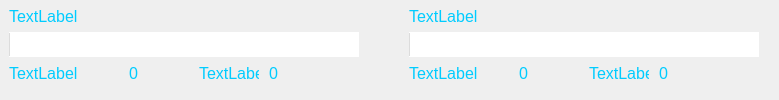
      <widget class="QWidget" name="mem_2" native="true">
       <property name="sizePolicy">
        <sizepolicy hsizetype="Preferred" vsizetype="Preferred">
         <horstretch>0</horstretch>
         <verstretch>0</verstretch>
        </sizepolicy>
       </property>
       <property name="minimumSize">
        <size>
         <width>0</width>
         <height>0</height>
        </size>
       </property>
       <property name="maximumSize">
        <size>
         <width>16777215</width>
         <height>16777215</height>
        </size>
       </property>
       <property name="styleSheet">
        <string notr="true">QWidget#mem_2{
color: rgb(255, 255, 255);
border-bottom:1px solid #01ADDE;
border-right:1px solid #01ADDE;
border-left:1px solid #01ADDE;
border-radius:opx;font:13pt;
}</string>
       </property>
       <layout class="QHBoxLayout" name="horizontalLayout_13">
        <property name="spacing">
         <number>10</number>
        </property>
        <property name="leftMargin">
         <number>9</number>
        </property>
        <property name="topMargin">
         <number>0</number>
        </property>
        <property name="bottomMargin">
         <number>9</number>
        </property>
        <item>
         <layout class="QVBoxLayout" name="verticalLayout_4">
          <property name="spacing">
           <number>0</number>
          </property>
          <item>
           <widget class="QLabel" name="lblMemName">
            <property name="minimumSize">
             <size>
              <width>70</width>
              <height>30</height>
             </size>
            </property>
            <property name="maximumSize">
             <size>
              <width>16777215</width>
              <height>30</height>
             </size>
            </property>
            <property name="font">
             <font>
              <pointsize>12</pointsize>
             </font>
            </property>
            <property name="styleSheet">
             <string notr="true">color: #00CCFF;</string>
            </property>
            <property name="text">
             <string>TextLabel</string>
            </property>
            <property name="alignment">
             <set>Qt::AlignLeading|Qt::AlignLeft|Qt::AlignVCenter</set>
            </property>
           </widget>
          </item>
          <item>
           <widget class="QProgressBar" name="progressBar">
            <property name="minimumSize">
             <size>
              <width>350</width>
              <height>25</height>
             </size>
            </property>
            <property name="maximumSize">
             <size>
              <width>350</width>
              <height>25</height>
             </size>
            </property>
            <property name="font">
             <font>
              <pointsize>13</pointsize>
              <weight>75</weight>
              <bold>true</bold>
             </font>
            </property>
            <property name="styleSheet">
             <string notr="true">QProgressBar{
        border: 0px solid white;
		 color: white;
        /*height:20px;*/
        text-align: center;
        border-image: url(:/image/pros_bg.png);
}
QProgressBar::chunk {
        /*border: none;*/
        border-image: url(:/image/pros_chunk.png);

      /*border-radius:1px;
       border:1px solid #00E4FF;
       background-color:#00E4FF;
       width:1px;
     margin:0.5px;*/
    margin-top: 5px;
    margin-right:1 2px;
    margin-bottom: 5px;
    margin-left: 12px;
}</string>
            </property>
            <property name="value">
             <number>0</number>
            </property>
            <property name="textVisible">
             <bool>true</bool>
            </property>
           </widget>
          </item>
          <item>
           <layout class="QHBoxLayout" name="horizontalLayout_9">
            <property name="spacing">
             <number>10</number>
            </property>
            <property name="rightMargin">
             <number>0</number>
            </property>
            <item>
             <layout class="QHBoxLayout" name="horizontalLayout_7">
              <item>
               <widget class="QLabel" name="lblMemsurplus">
                <property name="minimumSize">
                 <size>
                  <width>110</width>
                  <height>30</height>
                 </size>
                </property>
                <property name="maximumSize">
                 <size>
                  <width>110</width>
                  <height>30</height>
                 </size>
                </property>
                <property name="font">
                 <font>
                  <pointsize>12</pointsize>
                 </font>
                </property>
                <property name="styleSheet">
                 <string notr="true">color: #00CCFF;
</string>
                </property>
                <property name="text">
                 <string>TextLabel</string>
                </property>
                <property name="alignment">
                 <set>Qt::AlignLeading|Qt::AlignLeft|Qt::AlignVCenter</set>
                </property>
               </widget>
              </item>
              <item>
               <widget class="QLabel" name="lblMemsurplusVal">
                <property name="minimumSize">
                 <size>
                  <width>60</width>
                  <height>30</height>
                 </size>
                </property>
                <property name="maximumSize">
                 <size>
                  <width>60</width>
                  <height>30</height>
                 </size>
                </property>
                <property name="font">
                 <font>
                  <pointsize>12</pointsize>
                 </font>
                </property>
                <property name="styleSheet">
                 <string notr="true">color: #00CCFF;</string>
                </property>
                <property name="text">
                 <string>0</string>
                </property>
                <property name="alignment">
                 <set>Qt::AlignLeading|Qt::AlignLeft|Qt::AlignVCenter</set>
                </property>
               </widget>
              </item>
             </layout>
            </item>
            <item>
             <layout class="QHBoxLayout" name="horizontalLayout_8">
              <item>
               <widget class="QLabel" name="lblMemtotal">
                <property name="minimumSize">
                 <size>
                  <width>60</width>
                  <height>30</height>
                 </size>
                </property>
                <property name="maximumSize">
                 <size>
                  <width>60</width>
                  <height>30</height>
                 </size>
                </property>
                <property name="font">
                 <font>
                  <pointsize>12</pointsize>
                 </font>
                </property>
                <property name="styleSheet">
                 <string notr="true">color: #00CCFF;</string>
                </property>
                <property name="text">
                 <string>TextLabel</string>
                </property>
                <property name="alignment">
                 <set>Qt::AlignLeading|Qt::AlignLeft|Qt::AlignVCenter</set>
                </property>
               </widget>
              </item>
              <item>
               <widget class="QLabel" name="lblMemtotalVal">
                <property name="minimumSize">
                 <size>
                  <width>60</width>
                  <height>30</height>
                 </size>
                </property>
                <property name="maximumSize">
                 <size>
                  <width>60</width>
                  <height>30</height>
                 </size>
                </property>
                <property name="font">
                 <font>
                  <pointsize>12</pointsize>
                 </font>
                </property>
                <property name="styleSheet">
                 <string notr="true">color: #00CCFF;</string>
                </property>
                <property name="text">
                 <string>0</string>
                </property>
                <property name="alignment">
                 <set>Qt::AlignLeading|Qt::AlignLeft|Qt::AlignVCenter</set>
                </property>
               </widget>
              </item>
             </layout>
            </item>
            <item>
             <spacer name="horizontalSpacer_10">
              <property name="orientation">
               <enum>Qt::Horizontal</enum>
              </property>
              <property name="sizeType">
               <enum>QSizePolicy::Preferred</enum>
              </property>
              <property name="sizeHint" stdset="0">
               <size>
                <width>40</width>
                <height>20</height>
               </size>
              </property>
             </spacer>
            </item>
           </layout>
          </item>
         </layout>
        </item>
        <item>
         <spacer name="horizontalSpacer_9">
          <property name="orientation">
           <enum>Qt::Horizontal</enum>
          </property>
          <property name="sizeHint" stdset="0">
           <size>
            <width>40</width>
            <height>20</height>
           </size>
          </property>
         </spacer>
        </item>
        <item>
         <widget class="QWidget" name="wgtSD" native="true">
          <property name="minimumSize">
           <size>
            <width>0</width>
            <height>75</height>
           </size>
          </property>
          <property name="maximumSize">
           <size>
            <width>350</width>
            <height>16777215</height>
           </size>
          </property>
          <layout class="QVBoxLayout" name="verticalLayout_3">
           <property name="spacing">
            <number>0</number>
           </property>
           <property name="leftMargin">
            <number>0</number>
           </property>
           <property name="topMargin">
            <number>0</number>
           </property>
           <property name="rightMargin">
            <number>0</number>
           </property>
           <property name="bottomMargin">
            <number>0</number>
           </property>
           <item>
            <widget class="QLabel" name="lblSDName">
             <property name="minimumSize">
              <size>
               <width>70</width>
               <height>30</height>
              </size>
             </property>
             <property name="maximumSize">
              <size>
               <width>16777215</width>
               <height>30</height>
              </size>
             </property>
             <property name="font">
              <font>
               <pointsize>12</pointsize>
              </font>
             </property>
             <property name="styleSheet">
              <string notr="true">color: #00CCFF;</string>
             </property>
             <property name="text">
              <string>TextLabel</string>
             </property>
             <property name="alignment">
              <set>Qt::AlignLeading|Qt::AlignLeft|Qt::AlignVCenter</set>
             </property>
            </widget>
           </item>
           <item>
            <widget class="QProgressBar" name="progressBar_2">
             <property name="minimumSize">
              <size>
               <width>350</width>
               <height>25</height>
              </size>
             </property>
             <property name="maximumSize">
              <size>
               <width>350</width>
               <height>25</height>
              </size>
             </property>
             <property name="font">
              <font>
               <pointsize>13</pointsize>
               <weight>75</weight>
               <bold>true</bold>
              </font>
             </property>
             <property name="styleSheet">
              <string notr="true">QProgressBar{
        border: 0px solid white;
		 color: white;
        text-align: center;
        border-image: url(:/image/pros_bg.png);
}
QProgressBar::chunk {
     border-image: url(:/image/pros_chunk.png);
    margin-top: 5px;
    margin-right:1 2px;
    margin-bottom: 5px;
    margin-left: 12px;
}</string>
             </property>
             <property name="value">
              <number>0</number>
             </property>
             <property name="textVisible">
              <bool>true</bool>
             </property>
            </widget>
           </item>
           <item>
            <layout class="QHBoxLayout" name="horizontalLayout_10">
             <property name="spacing">
              <number>10</number>
             </property>
             <property name="rightMargin">
              <number>0</number>
             </property>
             <item>
              <layout class="QHBoxLayout" name="horizontalLayout_11">
               <item>
                <widget class="QLabel" name="lblSDsurplus">
                 <property name="minimumSize">
                  <size>
                   <width>110</width>
                   <height>30</height>
                  </size>
                 </property>
                 <property name="maximumSize">
                  <size>
                   <width>110</width>
                   <height>30</height>
                  </size>
                 </property>
                 <property name="font">
                  <font>
                   <pointsize>12</pointsize>
                  </font>
                 </property>
                 <property name="styleSheet">
                  <string notr="true">color: #00CCFF;</string>
                 </property>
                 <property name="text">
                  <string>TextLabel</string>
                 </property>
                 <property name="alignment">
                  <set>Qt::AlignLeading|Qt::AlignLeft|Qt::AlignVCenter</set>
                 </property>
                </widget>
               </item>
               <item>
                <widget class="QLabel" name="lblSDsurplusVal">
                 <property name="minimumSize">
                  <size>
                   <width>60</width>
                   <height>30</height>
                  </size>
                 </property>
                 <property name="maximumSize">
                  <size>
                   <width>60</width>
                   <height>30</height>
                  </size>
                 </property>
                 <property name="font">
                  <font>
                   <pointsize>12</pointsize>
                  </font>
                 </property>
                 <property name="styleSheet">
                  <string notr="true">color: #00CCFF;</string>
                 </property>
                 <property name="text">
                  <string>0</string>
                 </property>
                 <property name="alignment">
                  <set>Qt::AlignLeading|Qt::AlignLeft|Qt::AlignVCenter</set>
                 </property>
                </widget>
               </item>
              </layout>
             </item>
             <item>
              <layout class="QHBoxLayout" name="horizontalLayout_12">
               <item>
                <widget class="QLabel" name="lblSDtotal">
                 <property name="minimumSize">
                  <size>
                   <width>60</width>
                   <height>30</height>
                  </size>
                 </property>
                 <property name="maximumSize">
                  <size>
                   <width>60</width>
                   <height>30</height>
                  </size>
                 </property>
                 <property name="font">
                  <font>
                   <pointsize>12</pointsize>
                  </font>
                 </property>
                 <property name="styleSheet">
                  <string notr="true">color: #00CCFF;</string>
                 </property>
                 <property name="text">
                  <string>TextLabel</string>
                 </property>
                 <property name="alignment">
                  <set>Qt::AlignLeading|Qt::AlignLeft|Qt::AlignVCenter</set>
                 </property>
                </widget>
               </item>
               <item>
                <widget class="QLabel" name="lblSDtotalVal">
                 <property name="minimumSize">
                  <size>
                   <width>60</width>
                   <height>30</height>
                  </size>
                 </property>
                 <property name="maximumSize">
                  <size>
                   <width>60</width>
                   <height>30</height>
                  </size>
                 </property>
                 <property name="font">
                  <font>
                   <pointsize>12</pointsize>
                  </font>
                 </property>
                 <property name="styleSheet">
                  <string notr="true">color: #00CCFF;</string>
                 </property>
                 <property name="text">
                  <string>0</string>
                 </property>
                 <property name="alignment">
                  <set>Qt::AlignLeading|Qt::AlignLeft|Qt::AlignVCenter</set>
                 </property>
                </widget>
               </item>
              </layout>
             </item>
             <item>
              <spacer name="horizontalSpacer_11">
               <property name="orientation">
                <enum>Qt::Horizontal</enum>
               </property>
               <property name="sizeType">
                <enum>QSizePolicy::MinimumExpanding</enum>
               </property>
               <property name="sizeHint" stdset="0">
                <size>
                 <width>40</width>
                 <height>20</height>
                </size>
               </property>
              </spacer>
             </item>
            </layout>
           </item>
          </layout>
         </widget>
        </item>
        <item>
         <spacer name="horizontalSpacer_3">
          <property name="orientation">
           <enum>Qt::Horizontal</enum>
          </property>
          <property name="sizeType">
           <enum>QSizePolicy::Expanding</enum>
          </property>
          <property name="sizeHint" stdset="0">
           <size>
            <width>9</width>
            <height>20</height>
           </size>
          </property>
         </spacer>
        </item>
       </layout>
      </widget>
